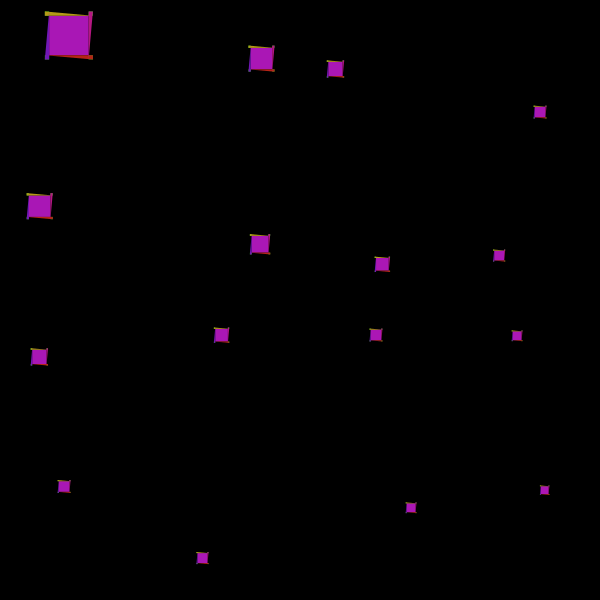
Frame 1 (no input)
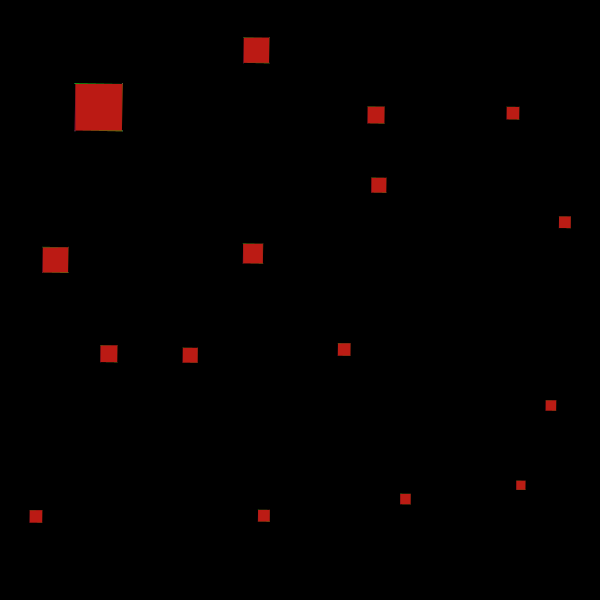
Frame 60 (the mouse pressed at the canvas centre just before this capture)
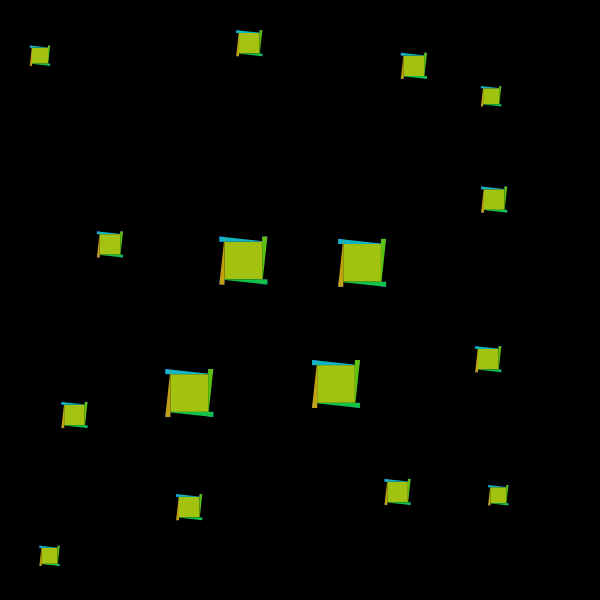
Frame 120 (the mouse held since frame 60 and released just before this capture)

The Processing sketch that drew these frames (run headless with seeded random() and noise(); from frame 60 on, the mouse is pressed at the canvas centre):

// Processing sketch: processing_7467
// ── processing_7467.pde

/**
 * Skizze eigener Idee - Farbsterne, kreisend, Grösse ändern mit Mausposition
 * an- und ausschalten mit Mausklick
 *
 */
  
int numZelles = 4;
int switch1 = 1;
float col01,col02,col03,col04;
float rad = 600/numZelles;
float hrad = rad / 2;
float focus = 110;
float rot_speed = random(0.005,0.2);
float radius2 = 40;
float x_center, y_center,x_factor, y_factor;
float mouseFactor;
PFont fontA;

Zelle[] Zelles = new Zelle[numZelles*numZelles];

void setup() 
{
  size(600, 600);
  noStroke();
  smooth();
  colorMode(HSB, 255);
  col01 = random(255);
  
  for (int i = 0; i < numZelles; i++) {
    for (int j = 0; j < numZelles; j++)
    {
    Zelles[numZelles*i+j] = new Zelle(i*rad,j*rad, hrad, i, 1, Zelles,random(-5,5));
    }
  }
}

void draw() 
{
  background(0);
  for (int i = 0; i < numZelles; i++) {
    for (int j = 0; j < numZelles; j++)
    {
    Zelles[numZelles*i+j].change_st();
    Zelles[numZelles*i+j].display();   
    }
  }
}

class Zelle {
  float x, y;
  float rad01;
  float x1,x2,x3,x4,x5,y1,y2,y3,y4,y5,d1;
  float winkel = 0;
  float cellspeed ;
  int id;
  Zelle[] others;
 
  Zelle(float xin, float yin, float din, int idin, float winkelin, Zelle[] oin,float cellspeedin) {
    x = xin;
    y = yin;
    
    rad01 = din;
    id = idin;
    others = oin;
    winkel = winkelin;
    cellspeed = cellspeedin;
    
  } 
  
  void change_st() {
    if (switch1 == 1 )
    {
    
      mouseFactor = 50/( 50 + sqrt(abs(x+rad01-mouseX)*abs(x+rad01-mouseX) + 
         abs(y+rad01-mouseY)*abs(y+rad01-mouseY))); 
      
      winkel = (winkel + .01);
      
      col01 += 0.05;
      col02 = 210 + 45*sin(0.25*winkel);
      col03 = 170 + 85*sin(0.131*winkel);
      
      d1 = 0.97*abs(rad01*sin(1*winkel));
      
      x_center = x + rad01;
      y_center = y + rad01;
      
      x_factor = mouseFactor; 
      y_factor = mouseFactor;
      
      x1 = x_center - x_factor * rad01;
      x2 = x_center - x_factor * d1;
      x3 = x_center;
      x4 = x_center + x_factor * d1;
      x5 = x_center + x_factor * rad01;
      
      y1 = y_center - y_factor * rad01;
      y2 = y_center - y_factor * d1;
      y3 = y_center;
      y4 = y_center + y_factor * d1;
      y5 = y_center + y_factor * rad01;
      
     
      
    }
  }

       
    void display() {
      
    
    
    translate (radius2*cos(cellspeed*winkel),radius2*sin(cellspeed*winkel));
      
        
    if (d1 > 0 )
    {
    
    fill((col01+15)%255,col02,col03);
    rect(x1,y1,(x2-x1),(x2-x1));
    
    fill((col01+15)%255,col02,col03);
    rect(x1,y4,(x2-x1),(x2-x1));
    
    fill((col01+15)%255,col02,col03);
    rect(x4,y1,(x2-x1),(x2-x1));
    
    fill((col01+15)%255,col02,col03);
    rect(x4,y4,(x2-x1),(x2-x1));
    
    fill((col01+143)%255,col02,col03);
    rect(x2,y2,(x4-x2),(x4-x2));
    
    fill((col01+224)%255,col02,col03);
    triangle(x1,y1,x1,y2,x5,y2);
    
    fill((col01+192)%255,col02,col03);
    triangle(x5,y5,x5,y4,x1,y4);
       
    fill((col01+128)%255,col02,col03);
    triangle(x1,y5,x2,y5,x2,y1);
    
    fill((col01+160)%255,col02,col03);
    triangle(x5,y1,x4,y1,x4,y5);
    
    translate (-radius2*cos(cellspeed*winkel),-radius2*sin(cellspeed*winkel));
    
    
    }
    
 
    }
}

void mouseClicked() {
  if(switch1 == 0) {
    switch1 = 1;
  } else {
    switch1 = 0;
  }
}
